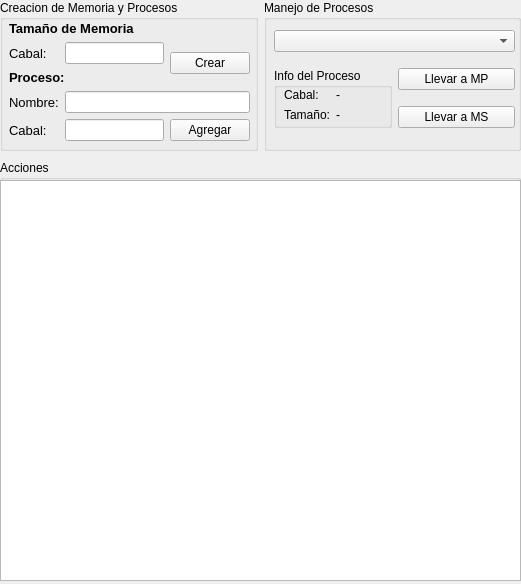
<?xml version="1.0" encoding="UTF-8"?>
<ui version="4.0">
 <class>MainWindow</class>
 <widget class="QMainWindow" name="MainWindow">
  <property name="geometry">
   <rect>
    <x>0</x>
    <y>0</y>
    <width>521</width>
    <height>584</height>
   </rect>
  </property>
  <property name="sizePolicy">
   <sizepolicy hsizetype="Fixed" vsizetype="Fixed">
    <horstretch>0</horstretch>
    <verstretch>0</verstretch>
   </sizepolicy>
  </property>
  <property name="minimumSize">
   <size>
    <width>521</width>
    <height>584</height>
   </size>
  </property>
  <property name="maximumSize">
   <size>
    <width>521</width>
    <height>584</height>
   </size>
  </property>
  <property name="windowTitle">
   <string>MainWindow</string>
  </property>
  <widget class="QWidget" name="centralwidget">
   <widget class="QGroupBox" name="groupBox_2">
    <property name="geometry">
     <rect>
      <x>0</x>
      <y>160</y>
      <width>521</width>
      <height>421</height>
     </rect>
    </property>
    <property name="title">
     <string>Acciones</string>
    </property>
    <widget class="QPlainTextEdit" name="plainTextEditAcciones">
     <property name="geometry">
      <rect>
       <x>0</x>
       <y>20</y>
       <width>521</width>
       <height>401</height>
      </rect>
     </property>
     <property name="font">
      <font>
       <family>Consolas</family>
       <pointsize>12</pointsize>
      </font>
     </property>
     <property name="readOnly">
      <bool>true</bool>
     </property>
    </widget>
   </widget>
   <widget class="QWidget" name="layoutWidget">
    <property name="geometry">
     <rect>
      <x>0</x>
      <y>0</y>
      <width>521</width>
      <height>151</height>
     </rect>
    </property>
    <layout class="QHBoxLayout" name="horizontalLayout">
     <item>
      <widget class="QGroupBox" name="groupBox">
       <property name="title">
        <string>Creacion de Memoria y Procesos</string>
       </property>
       <widget class="QWidget" name="layoutWidget">
        <property name="geometry">
         <rect>
          <x>9</x>
          <y>20</y>
          <width>241</width>
          <height>121</height>
         </rect>
        </property>
        <layout class="QGridLayout" name="gridLayout">
         <item row="0" column="0" colspan="3">
          <widget class="QLabel" name="label">
           <property name="font">
            <font>
             <pointsize>10</pointsize>
             <weight>75</weight>
             <bold>true</bold>
            </font>
           </property>
           <property name="text">
            <string>Tamaño de Memoria</string>
           </property>
          </widget>
         </item>
         <item row="1" column="0">
          <widget class="QLabel" name="label_3">
           <property name="font">
            <font>
             <pointsize>10</pointsize>
            </font>
           </property>
           <property name="text">
            <string>Cabal:</string>
           </property>
          </widget>
         </item>
         <item row="1" column="1">
          <widget class="QLineEdit" name="lineEditCabalMemoriaPrincipal"/>
         </item>
         <item row="1" column="2" rowspan="2">
          <widget class="QPushButton" name="pushButtonNuevaMemoria">
           <property name="text">
            <string>Crear</string>
           </property>
          </widget>
         </item>
         <item row="2" column="0" colspan="2">
          <widget class="QLabel" name="label_4">
           <property name="font">
            <font>
             <pointsize>10</pointsize>
             <weight>75</weight>
             <bold>true</bold>
            </font>
           </property>
           <property name="text">
            <string>Proceso:</string>
           </property>
          </widget>
         </item>
         <item row="3" column="0">
          <widget class="QLabel" name="label_2">
           <property name="font">
            <font>
             <pointsize>10</pointsize>
            </font>
           </property>
           <property name="text">
            <string>Nombre:</string>
           </property>
          </widget>
         </item>
         <item row="3" column="1" colspan="2">
          <widget class="QLineEdit" name="lineNombreProceso"/>
         </item>
         <item row="4" column="0">
          <widget class="QLabel" name="label_5">
           <property name="font">
            <font>
             <pointsize>10</pointsize>
            </font>
           </property>
           <property name="text">
            <string>Cabal:</string>
           </property>
          </widget>
         </item>
         <item row="4" column="1">
          <widget class="QLineEdit" name="lineCabalProceso"/>
         </item>
         <item row="4" column="2">
          <widget class="QPushButton" name="pushButtonAgregarNuevoProceso">
           <property name="text">
            <string>Agregar</string>
           </property>
          </widget>
         </item>
        </layout>
       </widget>
      </widget>
     </item>
     <item>
      <widget class="QGroupBox" name="groupBox_3">
       <property name="title">
        <string>Manejo de Procesos</string>
       </property>
       <widget class="QWidget" name="layoutWidget">
        <property name="geometry">
         <rect>
          <x>10</x>
          <y>20</y>
          <width>241</width>
          <height>121</height>
         </rect>
        </property>
        <layout class="QGridLayout" name="gridLayout_2">
         <item row="1" column="0" rowspan="2">
          <widget class="QGroupBox" name="groupBox_4">
           <property name="title">
            <string>Info del Proceso</string>
           </property>
           <widget class="QLabel" name="label_10">
            <property name="geometry">
             <rect>
              <x>10</x>
              <y>60</y>
              <width>61</width>
              <height>21</height>
             </rect>
            </property>
            <property name="text">
             <string>Donde Esta?</string>
            </property>
           </widget>
           <widget class="QWidget" name="layoutWidget">
            <property name="geometry">
             <rect>
              <x>10</x>
              <y>20</y>
              <width>101</width>
              <height>34</height>
             </rect>
            </property>
            <layout class="QGridLayout" name="gridLayout_3">
             <item row="0" column="0">
              <widget class="QLabel" name="label_6">
               <property name="text">
                <string>Cabal:</string>
               </property>
              </widget>
             </item>
             <item row="0" column="1" colspan="2">
              <widget class="QLabel" name="labelInfoCabal">
               <property name="text">
                <string>-</string>
               </property>
              </widget>
             </item>
             <item row="1" column="0">
              <widget class="QLabel" name="label_8">
               <property name="text">
                <string>Tamaño:</string>
               </property>
              </widget>
             </item>
             <item row="1" column="1" colspan="2">
              <widget class="QLabel" name="labelInfoTam">
               <property name="text">
                <string>-</string>
               </property>
              </widget>
             </item>
            </layout>
           </widget>
          </widget>
         </item>
         <item row="1" column="1">
          <widget class="QPushButton" name="pushButton_3">
           <property name="text">
            <string>Llevar a MP</string>
           </property>
          </widget>
         </item>
         <item row="2" column="1">
          <widget class="QPushButton" name="pushButton_4">
           <property name="text">
            <string>Llevar a MS</string>
           </property>
          </widget>
         </item>
         <item row="0" column="0" colspan="2">
          <widget class="QComboBox" name="comboBoxProcesos"/>
         </item>
        </layout>
       </widget>
      </widget>
     </item>
    </layout>
   </widget>
  </widget>
 </widget>
 <resources/>
 <connections/>
</ui>
